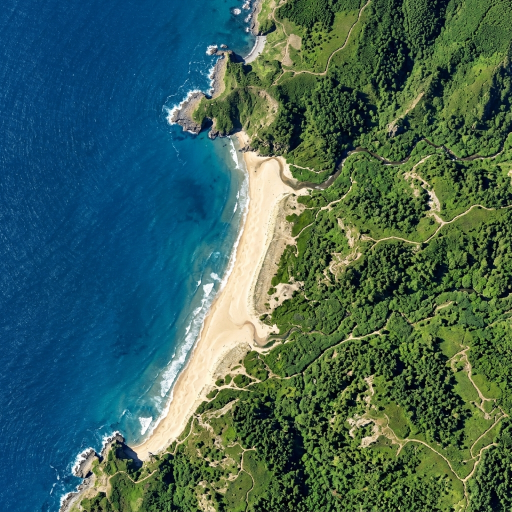
#> input picture assets/coastal.png, 1024 x 1024 px (shown at 1/2 size); its folder holds only this picture in this run
$ python generate_synthetic_data.py
#> lines starting #> are read from the running program, lines starting #| are printed output that depends on the picture
import os
import shutil
import cv2
import numpy as np

NUM_TRAIN = 1000
NUM_VAL = 200
IMAGE_SIZE = 256


def setup_base_assets():
    assets_dir = "assets"
    os.makedirs(assets_dir, exist_ok=True)

    # Path where Antigravity saved the generated images
    brain_dir = r"C:\Users\itzdh\.gemini\antigravity-ide\brain\70088804-d8df-43d2-b8c3-ef099aced3c7"

    # Map of filenames
    files_to_copy = {
        "satellite_clean_forest_1781418811513.png": "forest.png",
        "satellite_clean_coastal_1781418832631.png": "coastal.png",
        "satellite_clean_mountains_1781418895700.png": "mountains.png",
        "satellite_clean_urban_1781418973164.png": "urban.png",
    }

    copied_any = False
    for src_name, dst_name in files_to_copy.items():
        src_path = os.path.join(brain_dir, src_name)
        dst_path = os.path.join(assets_dir, dst_name)
        if not os.path.exists(dst_path):
            if os.path.exists(src_path):
                print(f"Copying {src_name} to local assets/{dst_name}...")
                shutil.copy(src_path, dst_path)
                copied_any = True
            else:
                print(f"Warning: Source asset not found at {src_path}")

    return assets_dir


def generate_fractal_noise(size, scale=0.05, octaves=4, persistence=0.5):
    noise = np.zeros((size, size), dtype=np.float32)
    amplitude = 1.0
    frequency = 1.0
    for _ in range(octaves):
        grid_size = int(size * scale * frequency)
        grid_size = max(4, min(grid_size, size))
        grid = np.random.uniform(0, 1, (grid_size, grid_size)).astype(np.float32)
        smooth = cv2.resize(grid, (size, size), interpolation=cv2.INTER_CUBIC)
        noise += smooth * amplitude
        amplitude *= persistence
        frequency *= 2.0

    noise_min = noise.min()
    noise_max = noise.max()
    if noise_max > noise_min:
        noise = (noise - noise_min) / (noise_max - noise_min)
    else:
        noise = np.zeros_like(noise)
    return noise


def generate_cloud_mask(size=256):
    scale = np.random.uniform(0.02, 0.08)
    octaves = np.random.randint(3, 5)
    noise = generate_fractal_noise(size, scale=scale, octaves=octaves)

    cloud_threshold = np.random.uniform(0.3, 0.5)
    mask = (noise - cloud_threshold) / (1.0 - cloud_threshold)
    mask = np.clip(mask, 0.0, 1.0)

    # Warp the mask with low-frequency noise displacement for wind-blown realism
    warp_scale = np.random.uniform(0.01, 0.03)
    warp_noise_x = generate_fractal_noise(size, scale=warp_scale, octaves=2) * 20.0
    warp_noise_y = generate_fractal_noise(size, scale=warp_scale, octaves=2) * 20.0

    grid_x, grid_y = np.meshgrid(np.arange(size), np.arange(size))
    map_x = (grid_x + warp_noise_x).astype(np.float32)
    map_y = (grid_y + warp_noise_y).astype(np.float32)

    mask = cv2.remap(mask, map_x, map_y, cv2.INTER_LINEAR, borderMode=cv2.BORDER_REPLICATE)
    return mask


# [54 lines left out: function generate_procedural_terrain, not called in this run]


def get_clean_patch(assets_dir, size=256):
#> called with assets_dir = 'assets', size = 256
    if not os.path.exists(assets_dir):
        return generate_procedural_terrain(size)

    files = [f for f in os.listdir(assets_dir) if f.endswith(".png")]
    if not files:
        return generate_procedural_terrain(size)

    filename = np.random.choice(files)
    img_path = os.path.join(assets_dir, filename)
    img = cv2.imread(img_path)
#> img is the input picture: shape (1024, 1024, 3); mean B, G, R 90.3, 100.1, 64.4
    if img is None:
        return generate_procedural_terrain(size)

    h, w = img.shape[:2]
#> h = 1024; w = 1024
    if h < size or w < size:
        img = cv2.resize(img, (max(size, w), max(size, h)))
        h, w = img.shape[:2]

    y = np.random.randint(0, h - size + 1)
#> y = 684
    x = np.random.randint(0, w - size + 1)
#> x = 559
    patch = img[y : y + size, x : x + size]
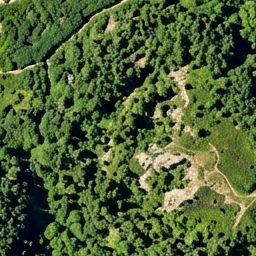
#> patch: shape (256, 256, 3); mean B, G, R 52.1, 95.8, 77.5

    # Augmentations
    if np.random.rand() > 0.5:
        patch = cv2.flip(patch, 1)
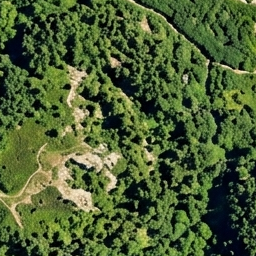
#> patch: shape (256, 256, 3); mean B, G, R 52.1, 95.8, 77.5
    if np.random.rand() > 0.5:
        patch = cv2.flip(patch, 0)
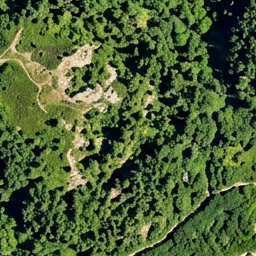
#> patch: shape (256, 256, 3); mean B, G, R 52.1, 95.8, 77.5

    rot = np.random.choice([0, 90, 180, 270])
    if rot == 90:
        patch = cv2.rotate(patch, cv2.ROTATE_90_CLOCKWISE)
    elif rot == 180:
        patch = cv2.rotate(patch, cv2.ROTATE_180)
    elif rot == 270:
        patch = cv2.rotate(patch, cv2.ROTATE_90_COUNTERCLOCKWISE)
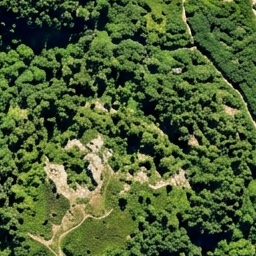
#> patch: shape (256, 256, 3); mean B, G, R 52.1, 95.8, 77.5

    return patch


def generate_synthetic_pair(assets_dir, size=256):
    clean = get_clean_patch(assets_dir, size)
    mask = generate_cloud_mask(size)

    cloud_type = np.random.choice(["cumulus", "cirrus", "stratus", "mixed"])
    if cloud_type == "cumulus":
        base_intensity = np.random.randint(235, 256)
    elif cloud_type == "cirrus":
        base_intensity = np.random.randint(200, 230)
    elif cloud_type == "stratus":
        base_intensity = np.random.randint(210, 240)
    else:
        base_intensity = np.random.randint(200, 256)

    cloud_color = np.full_like(clean, base_intensity, dtype=np.uint8)

    cloud_texture = generate_fractal_noise(size, scale=0.08, octaves=2)
    cloud_texture = 0.7 + 0.3 * cloud_texture
    cloud_color = (cloud_color * cloud_texture[..., None]).astype(np.uint8)

    opacity = np.random.uniform(0.6, 1.0)
    effective_mask = mask * opacity

    cloudy = (clean * (1.0 - effective_mask[..., None]) + cloud_color * effective_mask[..., None]).astype(np.uint8)
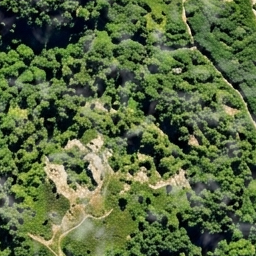
#> cloudy: shape (256, 256, 3); mean B, G, R 64.1, 104.1, 87.3

    sensor_noise = np.random.normal(0, np.random.uniform(1, 4), cloudy.shape).astype(np.float32)
    cloudy = np.clip(cloudy + sensor_noise, 0, 255).astype(np.uint8)

    return cloudy, clean


def generate_dataset(output_dir, num_pairs, assets_dir):
    cloudy_dir = os.path.join(output_dir, "cloudy")
    clean_dir = os.path.join(output_dir, "clean")
    os.makedirs(cloudy_dir, exist_ok=True)
    os.makedirs(clean_dir, exist_ok=True)

    for i in range(num_pairs):
        cloudy, clean = generate_synthetic_pair(assets_dir, IMAGE_SIZE)
        cv2.imwrite(os.path.join(cloudy_dir, f"{i:04d}.png"), cloudy)
        cv2.imwrite(os.path.join(clean_dir, f"{i:04d}.png"), clean)

    print(f"Generated {num_pairs} pairs in {output_dir}")


if __name__ == "__main__":
    assets_dir = setup_base_assets()
    generate_dataset("data/train", NUM_TRAIN, assets_dir)
    generate_dataset("data/val", NUM_VAL, assets_dir)
    print("Synthetic data generation complete.")
